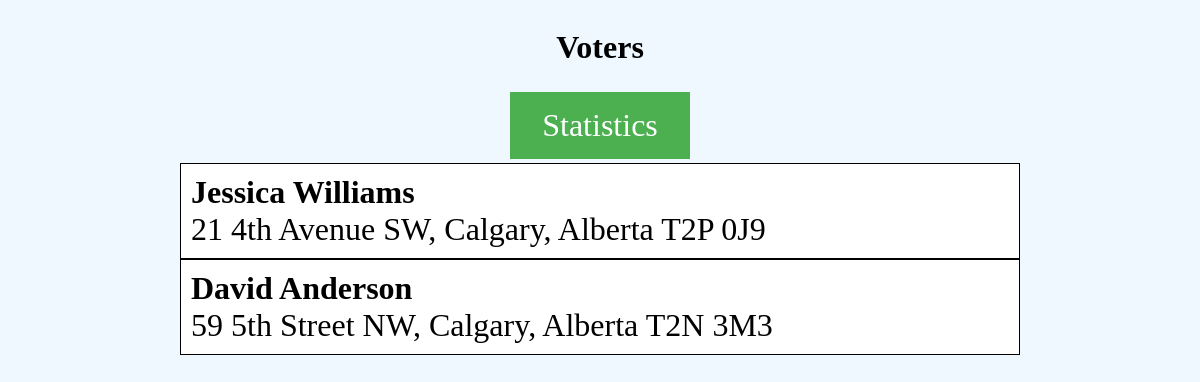
Page /list/ on the committed database.
### votehelperapp/models.py (models this page shows)
class Voter(models.Model):
    id = models.UUIDField(primary_key=True, default=uuid.uuid4, editable=False)
    name = models.TextField()
    address = models.TextField()
    neighbourhood = models.TextField(default="", blank=True)
    assignedEmp = models.TextField(default="", blank=True)
    decision = models.CharField(max_length=20, blank=True)
    notes = models.TextField(blank=True)

### votehelperapp/views.py (the view)
# urls.py: path('list/', views.VoterList.as_view(), name='voterlist'),
class VoterList(ListView):
    template_name = "voterlist.html"
    model = Voter

### votehelperapp/templates/voterlist.html (shortened to what this page needs)
<!DOCTYPE html>
<html lang="en">
<head>
    {% load static %}
    <link rel="stylesheet" type="text/css" href="{% static 'liststyle.css' %}">
</head>
<body>
    <div style="text-align:center;">
        <h1>Voters</h1>
    </div>
    <div class='center'>
        <a href="{% url 'stats' %}" id="statsbutton">Statistics</a>
    </div>
    <div class="voter-list">
        {% for voter in object_list %}
            {% if voter.neighbourhood == request.user.groups.all.first.name or voter.assignedEmp == request.user.username %}
                {% if voter.decision %}
                    <a style="background-color: #ffd2d2" href="{% url 'survey' %}?id={{ voter.id }}"><b>{{ voter.name }}</b><br>{{ voter.address }}</a>
                {% else %}
                    <a href="{% url 'survey' %}?id={{ voter.id }}"><b>{{ voter.name }}</b><br>{{ voter.address }}</a>
                {% endif %}
            {% endif %}
        {% endfor %}
    </div>
</body>
</html>

### votehelperapp/static/liststyle.css (style rules this page uses)
html { height: 100%; display: flex; justify-content: center; }
body { width: 70%; display: block; font-size: 1em; background-color: aliceblue; }
.center { display: flex; justify-content: center; align-items: center; }
.voter-list { width: 100%; font-size: 2em; }
.voter-list a { background-color: #ffffff; color: black; display: block; padding: 10px; text-decoration: none; border-style: solid; border-width: thin; box-sizing: border-box; }
#statsbutton { text-decoration: none; background-color: #4CAF50; border: none; color: white; padding: 15px 32px; text-align: center; text-decoration: none; display: inline-block; font-size: 2em; margin: 4px 2px; cursor: pointer; }

### rows in the picture
Voter: name "Jessica Williams", address "21 4th Avenue SW, Calgary, Alberta T2P 0J9"
Voter: name "David Anderson", address "59 5th Street NW, Calgary, Alberta T2N 3M3"
